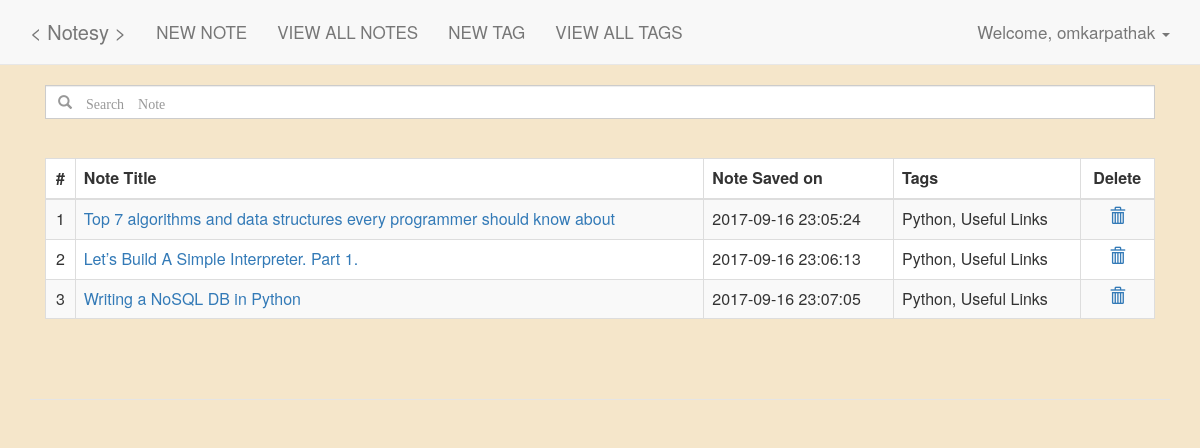
The app's page /profile/ (signed in) with its own data.
### tables this page shows
CREATE TABLE `notes` (
  `id` INTEGER NOT NULL PRIMARY KEY AUTOINCREMENT,
  `created` TIMESTAMP NOT NULL DEFAULT (strftime('%Y-%m-%d %H:%M:%S', 'now', 'localtime')),
  `updated` TIMESTAMP NOT NULL DEFAULT (strftime('%Y-%m-%d %H:%M:%S', 'now', 'localtime')),
  `note_title` VARCHAR(255),
  `note` TEXT,
  `note_markdown` TEXT,
  `tags` VARCHAR(200),
  `user_id` INTEGER,
  FOREIGN KEY(user_id) REFERENCES users(id)
);

### core/views.py (the view)
@core.route('/profile/')
@login_required
def profile():
    if request.method == 'GET':
        notes = functions.get_data_using_user_id(session['id'])
        tags = []
        if notes:
            for note in notes:
                tags_list = functions.get_tag_using_note_id(note[0])
                temp_list = []
                if tags_list:
                    for tag in tags_list:
                        temp = functions.get_data_using_tag_id(tag)
                        if temp is not None:
                            temp_list.append(temp[0])
                tags.append(', '.join(temp_list))
        return render_template(
            'profile.html',
            username=session['username'],
            notes=notes,
            tags=tags
        )

### utils/functions.py (called while the page is built)
def get_database_connection():
    import sqlite3
    sqlite_file = 'notes.db'
    file_exists = os.path.isfile(sqlite_file)
    conn = sqlite3.connect(sqlite_file)
    if not file_exists:
        create_sqlite_tables(conn)
    return conn

def get_data_using_user_id(id):
    conn = get_database_connection()
    try:
        cursor = conn.cursor()
        cursor.execute('SELECT * FROM notes WHERE user_id=' + str(id))
        results = cursor.fetchall()
        cursor.close()
        if len(results) == 0:
            return None
        return results
    except:
        cursor.close()

def get_data_using_tag_id(tag_id):
    conn = get_database_connection()
    try:
        cursor = conn.cursor()
        cursor.execute('SELECT tag FROM tags WHERE id=?', (str(tag_id), ))
        results = cursor.fetchone()
        cursor.close()
        return results
    except:
        cursor.close()

def get_tag_using_note_id(id):
    conn = get_database_connection()
    try:
        cursor = conn.cursor()
        cursor.execute('SELECT tags FROM notes WHERE id=?', (str(id), ))
        results = cursor.fetchall()
        results = results[0][0].split(',')
        cursor.close()
        return results
    except:
        cursor.close()

### templates/profile.html (shortened to what this page needs)
{% extends "index.html" %}
{% block content %}
    <div class="container"  style="padding-top: 2%">
        <div class="col-lg-12 col-md-12 col-sm-12 col-xs-12">
            {% if username %}
                {% if notes %}
                    <input type="text" id="notes" class="form-control no_borders glyphicon" autocomplete="off" name="notes" placeholder="&#xe003 Search Note">
                    <div style="padding-top: 20px">
                    </div>
                    <br>
                    <table class="table table-hover table-striped table-bordered" style="background-color: white;">
                        <thead class="text-center">
                            <tr>
                                <th class="text-center">#</th>
                                <th>Note Title</th>
                                <th>Note Saved on</th>
                                <th>Tags</th>
                                <th class="text-center">Delete</th>
                            </tr>
                        </thead>
                        <tbody>
                            {% for note in notes %}
                                <tr>
                                    <td class="text-center">{{ loop.index }}</td>
                                    <td> <a href="/notes/{{ note[0] }}/">{{ note[3] }}</a></td>
                                    <td>{{ note[1]  }}</td>
                                    <td>
                                            {{ tags[loop.index0] }}
                                    </td>
                                    <td class="text-center">
                                        <a href="/notes/delete/{{ note[0] }}/"><span class="glyphicon glyphicon-trash"></span></a>
                                    </td>
                                </tr>
                            {%  endfor %}
                        </tbody>
                    </table>
                {% else %}
                    <div class="alert alert-danger">
                        You have no notes added! Let's add one <a href="/notes/add/">here</a>
                    </div>
                {% endif %}
            {% endif %}
        </div>
    </div>
{% endblock %}

### templates/index.html (shortened to what this page needs)
<html>
    <head>
        <link rel='stylesheet' href='{{ url_for("static", filename="css/bootstrap.min.css") }}'>
        <link rel='stylesheet' href='{{ url_for("static", filename="css/base.css") }}'>
    </head>
    <body>
        <nav class="navbar navbar-default navbar-fixed-top">
            <div class="container">
                <div class="navbar-header">
                    <a class="navbar-brand" href="/">
                        &lt Notesy &gt
                    </a>
                </div>
                <div id="navbar" class="navbar-collapse collapse">
                    <ul class="nav navbar-nav" id="navbar-links">
                        {% if username %}
                            <li>
                                <a href="/notes/add/">NEW NOTE</a>
                            </li>
                            <li>
                                <a href="/profile/">VIEW ALL NOTES</a>
                            </li>
                            <li>
                                <a href="/tags/add/">NEW TAG</a>
                            </li>
                            <li>
                                <a href="/tags/">VIEW ALL TAGS</a>
                            </li>
                        {% else %}
                            <li>
                                <a href="/"> HOME </a>
                            </li>
                        {% endif %}
                    </ul>
                    <ul class="nav navbar-nav navbar-right">
                        {% if username %}
                            <li class="dropdown">
                                <a href="#" class="dropdown-toggle" data-toggle="dropdown" role="button" aria-haspopup="true" aria-expanded="false">
                                    Welcome, {{ username }} <span class="caret"></span>
                                </a>
                            </li>
                        {% else %}
                            <li><a href="/signup/"><span class="glyphicon glyphicon-user"></span> Sign Up </a></li>
                            <li><a href="/login/"><span class="glyphicon glyphicon-log-in"></span> Login </a></li>
                        {% endif %}
                    </ul>
                </div>
            </div>
        </nav>
        {% block content %}
        {% endblock %}
        <div class="container inline-p">
            <legend></legend>
        </div>
    </body>
</html>

### static/css/base.css (style rules this page uses)
body { background-color: #F5E6CA; }
.navbar-default { font-size: 17px; margin: 0; padding: 7px; }
nav .navbar-brand { font-size: 20px; }
.no_borders { border-radius: 0; }

### records on screen
notes: note_title "Top 7 algorithms and data structures every programmer should know about", created "2017-09-16 23:05:24", tags "Python, Useful Links"
notes: note_title "Let’s Build A Simple Interpreter. Part 1.", created "2017-09-16 23:06:13", tags "Python, Useful Links"
notes: note_title "Writing a NoSQL DB in Python", created "2017-09-16 23:07:05", tags "Python, Useful Links"

### other values on screen
{{ username }} "omkarpathak"
